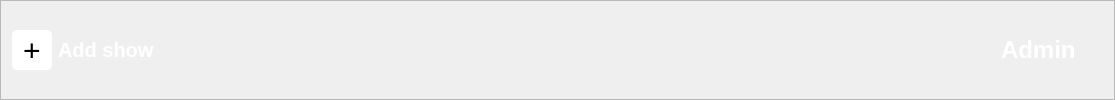
                      <widget class="QFrame" name="Admin_Edit_Page_Header_2">
                       <property name="minimumSize">
                        <size>
                         <width>0</width>
                         <height>100</height>
                        </size>
                       </property>
                       <property name="maximumSize">
                        <size>
                         <width>16777215</width>
                         <height>100</height>
                        </size>
                       </property>
                       <property name="styleSheet">
                        <string notr="true">#Admin_Edit_Page_Header{
background-color: #1c1f22;
border-radius: 15px;
}</string>
                       </property>
                       <property name="frameShape">
                        <enum>QFrame::StyledPanel</enum>
                       </property>
                       <property name="frameShadow">
                        <enum>QFrame::Raised</enum>
                       </property>
                       <layout class="QHBoxLayout" name="horizontalLayout_13">
                        <item alignment="Qt::AlignHCenter|Qt::AlignVCenter">
                         <widget class="QPushButton" name="Admin_Add_Show_btn">
                          <property name="minimumSize">
                           <size>
                            <width>40</width>
                            <height>40</height>
                           </size>
                          </property>
                          <property name="maximumSize">
                           <size>
                            <width>40</width>
                            <height>40</height>
                           </size>
                          </property>
                          <property name="styleSheet">
                           <string notr="true">font-size: 30px;
background-color: #fff;
border-radius: 5px;</string>
                          </property>
                          <property name="text">
                           <string>+</string>
                          </property>
                         </widget>
                        </item>
                        <item>
                         <widget class="QLabel" name="Admin_Add_Show_label">
                          <property name="styleSheet">
                           <string notr="true">font-size: 20px;
font-weight: 700;
color: #fff;</string>
                          </property>
                          <property name="text">
                           <string>Add show</string>
                          </property>
                         </widget>
                        </item>
                        <item>
                         <spacer name="horizontalSpacer_4">
                          <property name="orientation">
                           <enum>Qt::Horizontal</enum>
                          </property>
                          <property name="sizeHint" stdset="0">
                           <size>
                            <width>835</width>
                            <height>20</height>
                           </size>
                          </property>
                         </spacer>
                        </item>
                        <item>
                         <widget class="QLabel" name="Admin_Name_label_2">
                          <property name="styleSheet">
                           <string notr="true">#Admin_Name_label_2{
font-size: 24px;
font-weight: 700;
color: #fff;
padding-right: 20px;
}</string>
                          </property>
                          <property name="text">
                           <string>Admin</string>
                          </property>
                         </widget>
                        </item>
                       </layout>
                      </widget>
